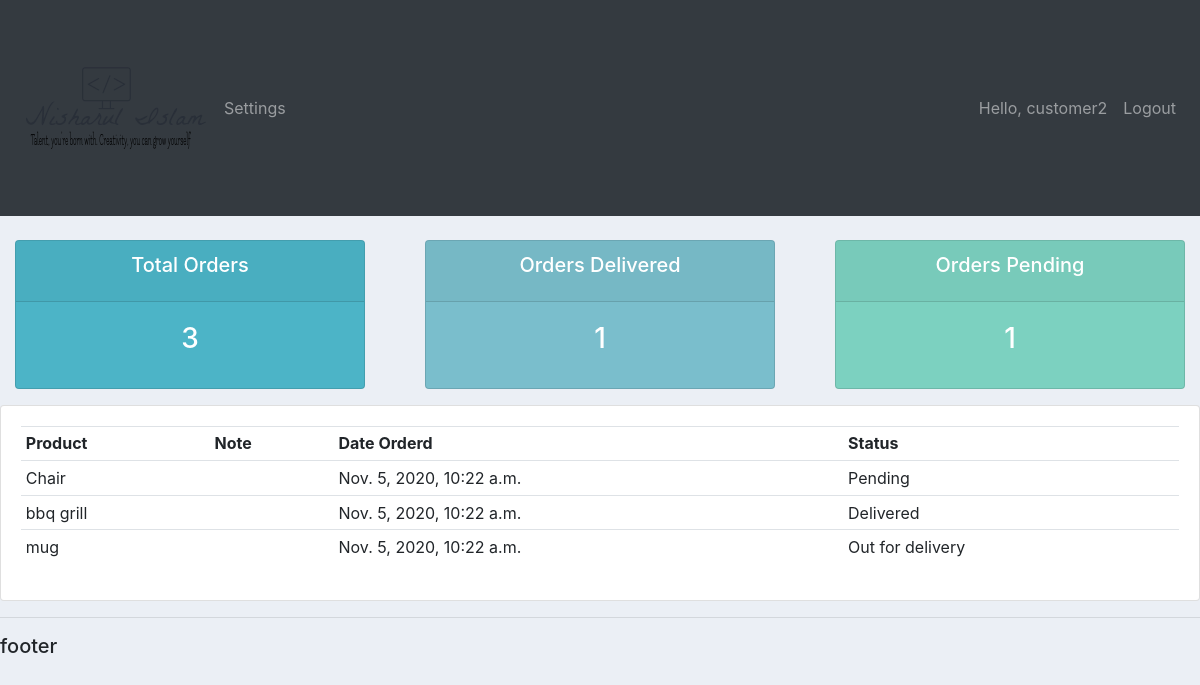
Page /user/ (signed in) on the committed database.
### accounts/models.py (models this page shows, shortened)
class Order(models.Model):
    STATUS = (
        ('Pending','Pending'),
        ('Out for delivery', 'Out for delivery'),
        ('Delivered', 'Delivered'),
    )
    customer=models.ForeignKey(Customer,on_delete=models.SET_NULL, null=True)
    product=models.ForeignKey(Product,on_delete=models.SET_NULL, null=True)
    date_created = models.DateTimeField(auto_now_add=True, null=True)
    status = models.CharField(max_length=200, null=True, choices=STATUS)

class Product(models.Model):
    Category= (
        ('Indoor', 'Indoor'),
        ('Out Door', 'Out Door'),
    )
    name = models.CharField(max_length=200, null=True)
    price = models.FloatField(null=True)
    catagory = models.CharField(max_length=200, null=True, choices=Category)
    description = models.CharField(max_length=200, null=True,blank=True)
    date_created=models.DateTimeField(auto_now_add=True, null=True)
    tags = models.ManyToManyField(Tag)
    def __str__(self):
        return self.name

### accounts/decorators.py (the view)
        def wrapper_func(request, *args, **kwargs):
            group = None
            if request.user.groups.exists():
                group = request.user.groups.all()[0].name
            if group in allowed_roles:
                return view_func(request, *args, **kwargs)
            else:
                return HttpResponse('You are not authorized to view this page')

### accounts/views.py (called while the page is built)
@login_required(login_url='login')
@allowed_users(allowed_roles=['customer'])
def userPage(request):
    orders = request.user.customer.order_set.all()
    total_orders = orders.count()
    delivered = orders.filter(status='Delivered').count()
    pending = orders.filter(status='Pending').count()
    context = {'orders': orders, 'total_orders': total_orders,
               'delivered': delivered, 'pending': pending}
    return render(request, 'accounts/user.html', context)

### accounts/templates/accounts/user.html
{%  extends 'accounts/main.html' %}
{% block content %}
{%  include 'accounts/status.html' %}
<div class="row">
	<div class="col-md">
		<div class="card card-body">
			<table class="table table-sm">
				<tr>
					<th>Product</th>
					<th>Note</th>
					<th>Date Orderd</th>
					<th>Status</th>
				</tr>
				{% for order in orders %}
				<tr>
					<td>{{order.product}}</td>
					<td>{{order.note}}</td>
					<td>{{order.date_created}}</td>
					<td>{{order.status}}</td>
				</tr>
				{% endfor %}
			</table>
		</div>
	</div>
</div>
{% endblock content %}

### accounts/templates/accounts/navbar.html (shortened to what this page needs)
{% load static %}
<nav class="navbar navbar-expand-lg navbar-dark bg-dark">
    <a href="{% url 'home' %}"><img src="{% static 'images/logo.png' %}"  alt=""> </a>
  <div class="collapse navbar-collapse" id="navbarNav">
    <ul class="navbar-nav">
        {% if request.user.is_staff %}
      <li class="nav-item">
        <a class="nav-link" href="{% url 'home' %}">Dashboard</a>
      </li>
      <li class="nav-item">
        <a class="nav-link" href="{% url 'products' %}">Products</a>
      </li>
        {% else %}
       <li class="nav-item">
        <a class="nav-link" href="{% url 'account' %}">Settings</a>
      </li>
        {% endif %}
    </ul>
  </div>
    <ul class="navbar-nav">
      <li class="nav-item">
        <a class="nav-link" >Hello, {{ request.user }}</a>
      </li>
      <li class="nav-item">
        <a class="nav-link" href="{% url 'logout' %}">Logout</a>
      </li>
    </ul>
</nav>

### static/css/main.css (style rules this page uses)
body { background-color: #ebeff5; }

### rows in the picture
Order: product "Chair", date_created "Nov. 5, 2020, 10:22 a.m.", status "Pending"
Order: product "bbq grill", date_created "Nov. 5, 2020, 10:22 a.m.", status "Delivered"
Order: product "mug", date_created "Nov. 5, 2020, 10:22 a.m.", status "Out for delivery"

### other values in the picture
{{ request.user }} "customer2"
{{ total_orders }} "3"
{{ delivered }} "1"
{{ pending }} "1"
